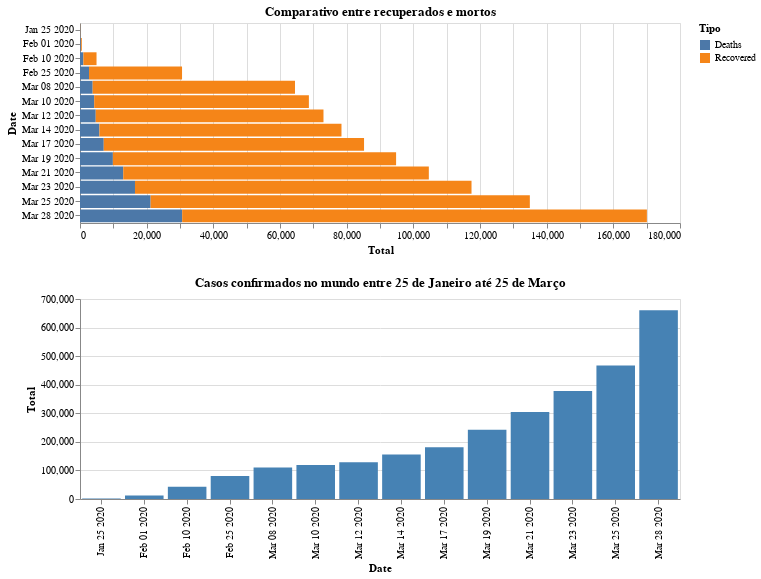

The notebook cell saved with this chart:
### Markdown cell above
#### Plotando gráfico comparativo entre as variáveis

### Code cell
selection = alt.selection_multi(fields=['Date'])

escala1 = alt.selection_interval(bind='scales')
escala2 = alt.selection_interval(bind='scales')

top = alt.Chart(evolucao_total_mortos_recuperados, title="Comparativo entre recuperados e mortos").mark_bar().encode( 
    alt.Y('Date:O', scale=alt.Scale( domain=[ 'Jan 25 2020' , 'Feb 01 2020' , 'Feb 10 2020' , 'Feb 25 2020' , 'Mar 08 2020' , 'Mar 10 2020' , 'Mar 12 2020' ,'Mar 14 2020' ,'Mar 17 2020' , 'Mar 19 2020' ,'Mar 21 2020' ,'Mar 23 2020' ,'Mar 25 2020' ,'Mar 28 2020' ] ) ),
    x='Total:Q',
    color='Tipo:N',
).properties(
    width=600, height=200
).transform_filter(
    selection
).add_selection(
    escala2
)

bottom = alt.Chart(data=evolucao_total_confirmados, title="Casos confirmados no mundo entre 25 de Janeiro até 25 de Março").mark_bar().encode(
    alt.X('Date:O', scale=alt.Scale( domain=['Jan 25 2020' , 'Feb 01 2020' , 'Feb 10 2020' , 'Feb 25 2020' , 'Mar 08 2020' , 'Mar 10 2020' , 'Mar 12 2020' ,'Mar 14 2020' ,'Mar 17 2020' , 'Mar 19 2020' ,'Mar 21 2020' ,'Mar 23 2020' ,'Mar 25 2020' ,'Mar 28 2020' ] ) ),
    y='Total:Q',
    color=alt.condition(selection, alt.value('steelblue'), alt.value('lightgray'))
).properties(
    width=600, height=200
).add_selection(
    selection,
    escala1
)

alt.vconcat(top, bottom)

### Figure 1 — Vega-Lite specification as saved in the notebook (floating-point values rounded to 4 significant figures)
{"config": {"view": {"continuousWidth": 400, "continuousHeight": 300}}, "vconcat": [{"data": {"name": "data-85a649cb608a3e34cf78fa371b37e11c"}, "mark": "bar", "encoding": {"color": {"type": "nominal", "field": "Tipo"}, "x": {"type": "quantitative", "field": "Total"}, "y": {"type": "ordinal", "field": "Date", "scale": {"domain": ["Jan 25 2020", "Feb 01 2020", "Feb 10 2020", "Feb 25 2020", "Mar 08 2020", "Mar 10 2020", "Mar 12 2020", "Mar 14 2020", "Mar 17 2020", "Mar 19 2020", "Mar 21 2020", "Mar 23 2020", "Mar 25 2020", "Mar 28 2020"]}}}, "height": 200, "selection": {"selector306": {"type": "interval", "bind": "scales"}}, "title": "Comparativo entre recuperados e mortos", "transform": [{"filter": {"selection": "selector304"}}], "width": 600}, {"data": {"name": "data-1356cb9bd7a3dad381dac4ae8ead689a"}, "mark": "bar", "encoding": {"color": {"condition": {"value": "steelblue", "selection": "selector304"}, "value": "lightgray"}, "x": {"type": "ordinal", "field": "Date", "scale": {"domain": ["Jan 25 2020", "Feb 01 2020", "Feb 10 2020", "Feb 25 2020", "Mar 08 2020", "Mar 10 2020", "Mar 12 2020", "Mar 14 2020", "Mar 17 2020", "Mar 19 2020", "Mar 21 2020", "Mar 23 2020", "Mar 25 2020", "Mar 28 2020"]}}, "y": {"type": "quantitative", "field": "Total"}}, "height": 200, "selection": {"selector304": {"type": "multi", "fields": ["Date"]}, "selector305": {"type": "interval", "bind": "scales"}}, "title": "Casos confirmados no mundo entre 25 de Janeiro até 25 de Março", "width": 600}], "$schema": "https://vega.github.io/schema/vega-lite/v4.0.2.json", "datasets": {"data-85a649cb608a3e34cf78fa371b37e11c": [{"Tipo": "Deaths", "Total": 42.0, "Date": "Jan 25 2020"}, {"Tipo": "Deaths", "Total": 259.0, "Date": "Feb 01 2020"}, {"Tipo": "Deaths", "Total": 1013.0, "Date": "Feb 10 2020"}, {"Tipo": "Deaths", "Total": 2708.0, "Date": "Feb 25 2020"}, {"Tipo": "Deaths", "Total": 3803.0, "Date": "Mar 08 2020"}, {"Tipo": "Deaths", "Total": 4262.0, "Date": "Mar 10 2020"}, {"Tipo": "Deaths", "Total": 4720.0, "Date": "Mar 12 2020"}, {"Tipo": "Deaths", "Total": 5819.0, "Date": "Mar 14 2020"}, {"Tipo": "Deaths", "Total": 7126.0, "Date": "Mar 17 2020"}, {"Tipo": "Deaths", "Total": 9867.0, "Date": "Mar 19 2020"}, {"Tipo": "Deaths", "Total": 12970.0, "Date": "Mar 21 2020"}, {"Tipo": "Deaths", "Total": 16500.0, "Date": "Mar 23 2020"}, {"Tipo": "Deaths", "Total": 21180.0, "Date": "Mar 25 2020"}, {"Tipo": "Deaths", "Total": 30650.0, "Date": "Mar 28 2020"}, {"Tipo": "Recovered", "Total": 39.0, "Date": "Jan 25 2020"}, {"Tipo": "Recovered", "Total": 284.0, "Date": "Feb 01 2020"}, {"Tipo": "Recovered", "Total": 3946.0, "Date": "Feb 10 2020"}, {"Tipo": "Recovered", "Total": 27900.0, "Date": "Feb 25 2020"}, {"Tipo": "Recovered", "Total": 60700.0, "Date": "Mar 08 2020"}, {"Tipo": "Recovered", "Total": 64400.0, "Date": "Mar 10 2020"}, {"Tipo": "Recovered", "Total": 68320.0, "Date": "Mar 12 2020"}, {"Tipo": "Recovered", "Total": 72620.0, "Date": "Mar 14 2020"}, {"Tipo": "Recovered", "Total": 78090.0, "Date": "Mar 17 2020"}, {"Tipo": "Recovered", "Total": 84960.0, "Date": "Mar 19 2020"}, {"Tipo": "Recovered", "Total": 91680.0, "Date": "Mar 21 2020"}, {"Tipo": "Recovered", "Total": 101000.0, "Date": "Mar 23 2020"}, {"Tipo": "Recovered", "Total": 113800.0, "Date": "Mar 25 2020"}, {"Tipo": "Recovered", "Total": 139400.0, "Date": "Mar 28 2020"}], "data-1356cb9bd7a3dad381dac4ae8ead689a": [{"Tipo": "Confirmed", "Total": 1438.0, "Date": "Jan 25 2020"}, {"Tipo": "Confirmed", "Total": 12040.0, "Date": "Feb 01 2020"}, {"Tipo": "Confirmed", "Total": 42760.0, "Date": "Feb 10 2020"}, {"Tipo": "Confirmed", "Total": 80420.0, "Date": "Feb 25 2020"}, {"Tipo": "Confirmed", "Total": 109800.0, "Date": "Mar 08 2020"}, {"Tipo": "Confirmed", "Total": 118600.0, "Date": "Mar 10 2020"}, {"Tipo": "Confirmed", "Total": 128300.0, "Date": "Mar 12 2020"}, {"Tipo": "Confirmed", "Total": 156100.0, "Date": "Mar 14 2020"}, {"Tipo": "Confirmed", "Total": 181500.0, "Date": "Mar 17 2020"}, {"Tipo": "Confirmed", "Total": 242700.0, "Date": "Mar 19 2020"}, {"Tipo": "Confirmed", "Total": 304500.0, "Date": "Mar 21 2020"}, {"Tipo": "Confirmed", "Total": 378300.0, "Date": "Mar 23 2020"}, {"Tipo": "Confirmed", "Total": 467600.0, "Date": "Mar 25 2020"}, {"Tipo": "Confirmed", "Total": 660700.0, "Date": "Mar 28 2020"}]}}
